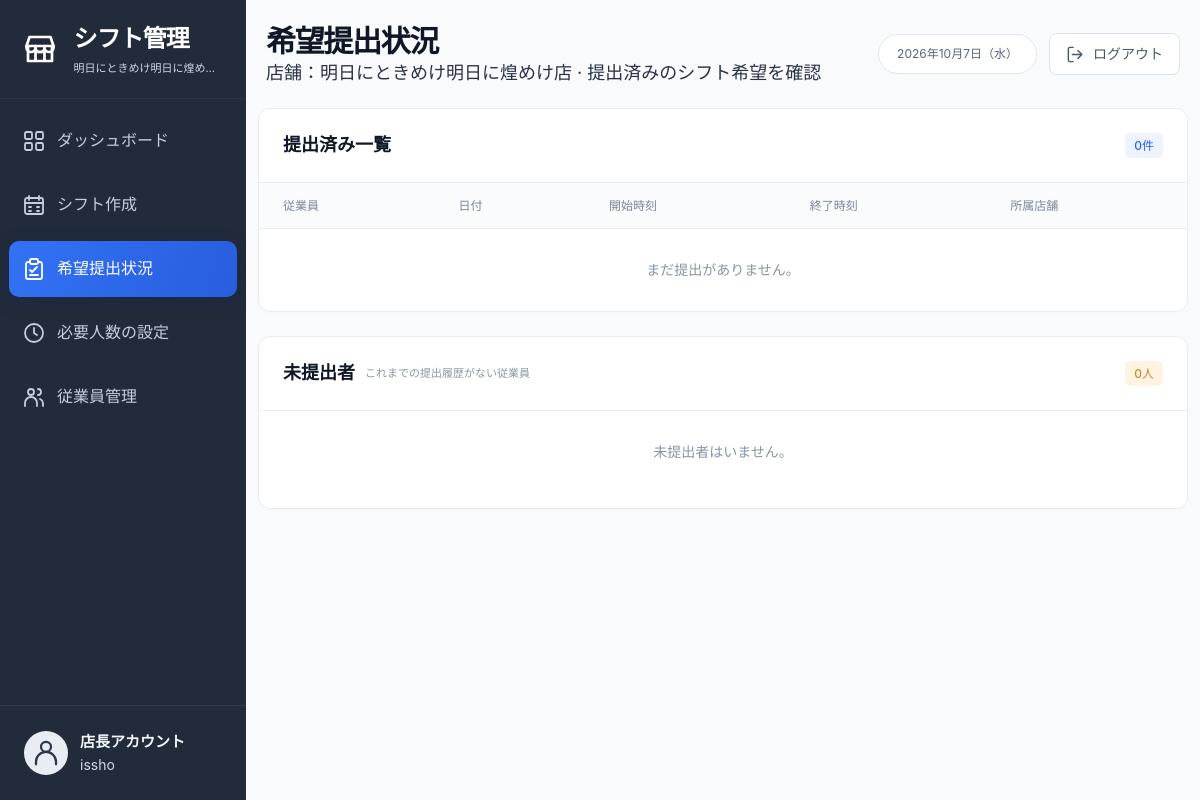
The page /manager/availabilities/ (signed in) on the database as committed earlier.
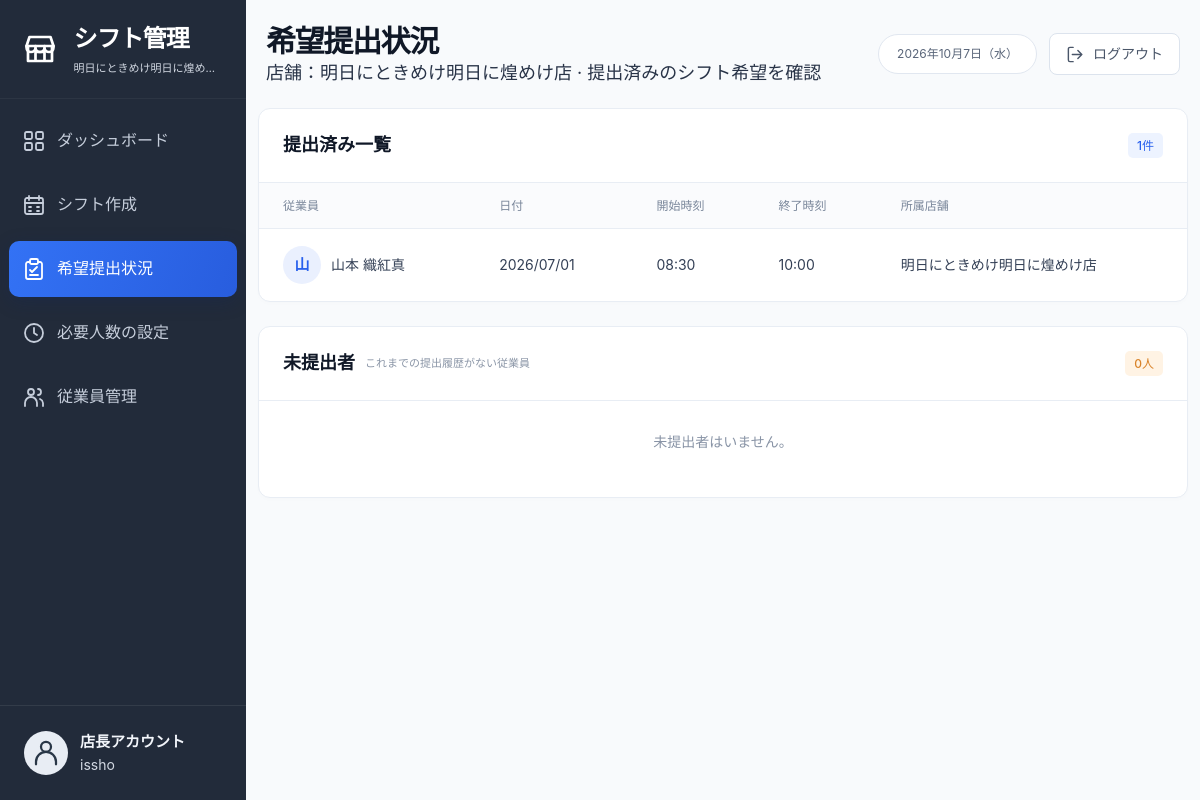
The same page on the database as committed later.
### accounts/models.py (models this page shows, shortened)
class Store(models.Model):
    company = models.ForeignKey(
        Company,
        on_delete=models.CASCADE,
        related_name="stores",
    )
    name = models.CharField(max_length=100)
    created_at = models.DateTimeField(auto_now_add=True)

class StoreMembership(models.Model):
    ROLE_CHOICES = [
        ("manager", "Manager"),
        ("staff", "Staff"),
    ]
    RANK_CHOICES = [
        ("A", "A"),
        ("B", "B"),
        ("C", "C"),
    ]
    user = models.ForeignKey(
        User,
        on_delete=models.CASCADE,
        related_name="store_memberships",
    )
    store = models.ForeignKey(
        Store,
        on_delete=models.CASCADE,
        related_name="memberships",
    )
    role = models.CharField(
        max_length=20,
        choices=ROLE_CHOICES,
        default="staff",
    )
    rank = models.CharField(
        max_length=1,
        choices=RANK_CHOICES,
        default="C",
    )
    desired_shifts_per_week = models.PositiveIntegerField(default=0)
    is_active = models.BooleanField(default=True)
    created_at = models.DateTimeField(auto_now_add=True)
    class Meta:
        unique_together = ("user", "store")

class User(AbstractUser):
    ROLE_CHOICES = [
        ("admin", "Admin"),
        ("staff", "Staff"),
    ]
    RANK_CHOICES = [
        ("A", "A"),
        ("B", "B"),
        ("C", "C"),
    ]
    last_name = models.CharField(
        "苗字",
        max_length=150,
        blank=True,
    )
    first_name = models.CharField(
        "名前",
        max_length=150,
        blank=True,
    )
    role = models.CharField(
        max_length=10,
        choices=ROLE_CHOICES,
        default="staff",
    )
    rank = models.CharField(
        max_length=1,
        choices=RANK_CHOICES,
        default="C",
    )
    desired_shifts_per_week = models.PositiveIntegerField(default=0)
    @property
    def full_name_japanese(self):
        full_name = f"{self.last_name} {self.first_name}".strip()
        return full_name or self.username

### shifts/models.py (models this page shows, shortened)
class Availability(models.Model):
    user = models.ForeignKey(
        settings.AUTH_USER_MODEL,
        on_delete=models.CASCADE
    )
    membership = models.ForeignKey(
        "accounts.StoreMembership",
        on_delete=models.CASCADE,
        related_name="availabilities",
        null=True,
        blank=True,
    )
    work_date = models.DateField()
    start_time = models.TimeField()
    end_time = models.TimeField()
    created_at = models.DateTimeField(auto_now_add=True)

### shifts/views.py (the view)
# urls.py: path("availabilities/", shift_views.manager_availability_list, name="manager_availability_list"),
@login_required
def manager_availability_list(request):
    manager_membership = StoreMembership.objects.filter(
        user=request.user,
        role="manager",
        is_active=True,
    ).select_related("store").first()
    if manager_membership is None:
        messages.error(request, "管理できる店舗がありません。")
        return redirect("dashboard")
    store = manager_membership.store
    staff_memberships = StoreMembership.objects.filter(
        store=store,
        role="staff",
        is_active=True,
    ).select_related("user")
    availabilities = Availability.objects.filter(
        membership__store=store,
    ).select_related(
        "membership",
        "membership__user",
    ).order_by(
        "work_date",
        "start_time",
        "membership__user__username",
    )
    submitted_membership_ids = availabilities.values_list(
        "membership_id",
        flat=True,
    ).distinct()
    unsubmitted_memberships = staff_memberships.exclude(
        id__in=submitted_membership_ids
    )
    return render(
        request,
        "shifts/manager_availability_list.html",
        {
            "store": store,
            "availabilities": availabilities,
            "unsubmitted_memberships": unsubmitted_memberships,
        },
    )

### templates/shifts/manager_availability_list.html (shortened to what this page needs)
{% extends "manager/base.html" %}
{% block page_title %}希望提出状況{% endblock %}
{% block page_subtitle %}店舗：{{ store.name }} · 提出済みのシフト希望を確認{% endblock %}
{% block content %}
<div class="availability-panels">
  <section class="panel">
    <div class="panel-heading">
      <h2>提出済み一覧</h2>
      <span class="status-badge badge-blue">{{ availabilities|length }}件</span>
    </div>
    <div class="table-wrap">
      <table class="data-table">
        <thead>
          <tr>
            <th scope="col">従業員</th>
            <th scope="col">日付</th>
            <th scope="col">開始時刻</th>
            <th scope="col">終了時刻</th>
            <th scope="col">所属店舗</th>
          </tr>
        </thead>
        <tbody>
          {% for availability in availabilities %}
            <tr>
              <td><div class="availability-person"><span class="avatar" aria-hidden="true">{{ availability.membership.user.full_name_japanese|slice:":1" }}</span>{{ availability.membership.user.full_name_japanese }}</div></td>
              <td>{{ availability.work_date|date:"Y/m/d" }}</td>
              <td>{{ availability.start_time|time:"H:i" }}</td>
              <td>{{ availability.end_time|time:"H:i" }}</td>
              <td>{{ store.name }}</td>
            </tr>
          {% empty %}
            <tr><td class="empty-state" colspan="5">まだ提出がありません。</td></tr>
          {% endfor %}
        </tbody>
      </table>
    </div>
  </section>
  <section class="panel">
    <div class="panel-heading">
      <h2>未提出者 <span class="unsubmitted-note">これまでの提出履歴がない従業員</span></h2>
      <span class="status-badge badge-orange">{{ unsubmitted_memberships|length }}人</span>
    </div>
    {% if unsubmitted_memberships %}
      <ul class="unsubmitted-list">
        {% for membership in unsubmitted_memberships %}
          <li><span class="avatar" aria-hidden="true">{{ membership.user.full_name_japanese|slice:":1" }}</span>{{ membership.user.full_name_japanese }}</li>
        {% endfor %}
      </ul>
    {% else %}
      <p class="empty-state">未提出者はいません。</p>
    {% endif %}
  </section>
</div>
{% endblock %}

### templates/manager/base.html (shortened to what this page needs)
{% load static i18n tz %}
<!doctype html>
<html lang="ja">
<head>
  <link rel="stylesheet" href="{% static 'manager/app.css' %}">
</head>
<body>
  <div class="app-shell">
    <aside class="sidebar" aria-label="{% block sidebar_label %}管理者メニュー{% endblock %}">
      <a class="brand" href="{% block brand_url %}{% url 'manager_dashboard' %}{% endblock %}">
        <span class="brand-mark"><svg class="icon" aria-hidden="true"><use href="#icon-store"></use></svg></span>
        <span class="brand-copy">
          <span class="brand-name">シフト管理</span>
          <span class="brand-store"{% if store %} title="{{ store.name }}"{% elif membership %} title="{{ membership.store.name }}"{% endif %}>{% block brand_store %}{{ store.name }}{% endblock %}</span>
        </span>
      </a>
      {% block sidebar_navigation %}
      {% with current_url=request.resolver_match.url_name %}
        <nav class="sidebar-nav" aria-label="メインナビゲーション">
          <a class="nav-link" href="{% url 'manager_dashboard' %}">
            <svg class="icon" aria-hidden="true"><use href="#icon-dashboard"></use></svg>
            <span>ダッシュボード</span>
          </a>
          <a class="nav-link{% if current_url == 'manager_shift_list' %} active{% endif %}" href="{% url 'manager_shift_list' %}"{% if current_url == 'manager_shift_list' %} aria-current="page"{% endif %}>
            <svg class="icon" aria-hidden="true"><use href="#icon-calendar"></use></svg>
            <span>シフト作成</span>
          </a>
          <a class="nav-link{% if current_url == 'manager_availability_list' %} active{% endif %}" href="{% url 'manager_availability_list' %}"{% if current_url == 'manager_availability_list' %} aria-current="page"{% endif %}>
            <svg class="icon" aria-hidden="true"><use href="#icon-clipboard"></use></svg>
            <span>希望提出状況</span>
          </a>
          <a class="nav-link{% if current_url == 'manager_requirement_list' %} active{% endif %}" href="{% url 'manager_requirement_list' %}"{% if current_url == 'manager_requirement_list' %} aria-current="page"{% endif %}>
            <svg class="icon" aria-hidden="true"><use href="#icon-clock"></use></svg>
            <span>必要人数の設定</span>
          </a>
          <a class="nav-link{% if current_url == 'manager_staff_list' %} active{% endif %}" href="{% url 'manager_staff_list' %}"{% if current_url == 'manager_staff_list' %} aria-current="page"{% endif %}>
            <svg class="icon" aria-hidden="true"><use href="#icon-users"></use></svg>
            <span>従業員管理</span>
          </a>
        </nav>
      {% endwith %}
      {% endblock %}
      <div class="sidebar-user">
        <span class="avatar sidebar-avatar" aria-hidden="true"><svg class="icon"><use href="#icon-user"></use></svg></span>
        <div class="sidebar-user-details">
          <strong>{% block sidebar_user_label %}店長アカウント{% endblock %}</strong>
          <span>{{ request.user.full_name_japanese }}</span>
        </div>
      </div>
    </aside>
    <main class="main-content" id="main-content">
      <header class="page-header">
        <div class="page-heading">
          <h1>{% block page_title %}ダッシュボード{% endblock %}</h1>
          <p class="page-subtitle">{% block page_subtitle %}店舗：{{ store.name }}{% endblock %}</p>
        </div>
        <div class="header-actions">
          <div class="header-date">
            <span>{% language 'ja' %}{% if selected_date %}{{ selected_date|date:'Y年n月j日（D）' }}{% else %}{% timezone 'Asia/Tokyo' %}{% now 'Y年n月j日（D）' %}{% endtimezone %}{% endif %}{% endlanguage %}</span>
          </div>
          <form method="post" action="{% url 'logout' %}">
            <button class="button button-secondary logout-button" type="submit">
              <svg class="icon" aria-hidden="true"><use href="#icon-logout"></use></svg>
              <span>ログアウト</span>
            </button>
          </form>
        </div>
      </header>
      <div class="page-content">
        {% block content %}{% endblock %}
      </div>
    </main>
  </div>
</body>
</html>

Rows that differ between the two databases and show on the page:
added Availability: membership.user.full_name_japanese "山", membership.user.full_name_japanese "山本 織紅真", work_date "2026/07/01", start_time "08:30", end_time "10:00", {{ store.name }} "明日にときめけ明日に煌めけ店"
Other text that changed with them:
{{ availabilities|length }}: "0" → "1"
text no longer shown: "まだ提出がありません。"
